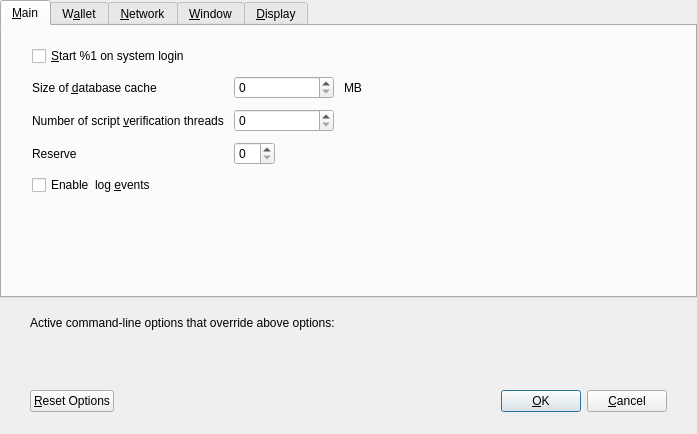
<?xml version="1.0" encoding="UTF-8"?>
<ui version="4.0">
 <class>OptionsDialog</class>
 <widget class="QDialog" name="OptionsDialog">
  <property name="geometry">
   <rect>
    <x>0</x>
    <y>0</y>
    <width>697</width>
    <height>434</height>
   </rect>
  </property>
  <property name="windowTitle">
   <string>Options</string>
  </property>
  <property name="modal">
   <bool>true</bool>
  </property>
  <layout class="QVBoxLayout" name="verticalLayout">
   <property name="leftMargin">
    <number>0</number>
   </property>
   <property name="topMargin">
    <number>0</number>
   </property>
   <property name="rightMargin">
    <number>0</number>
   </property>
   <property name="bottomMargin">
    <number>0</number>
   </property>
   <item>
    <layout class="QVBoxLayout" name="verticalLayout_3">
     <item>
      <widget class="QTabWidget" name="tabWidget">
       <property name="currentIndex">
        <number>0</number>
       </property>
       <widget class="QWidget" name="tabMain">
        <attribute name="title">
         <string>&amp;Main</string>
        </attribute>
        <layout class="QVBoxLayout" name="verticalLayout_Main">
         <property name="spacing">
          <number>10</number>
         </property>
         <property name="leftMargin">
          <number>30</number>
         </property>
         <property name="topMargin">
          <number>20</number>
         </property>
         <property name="rightMargin">
          <number>30</number>
         </property>
         <property name="bottomMargin">
          <number>20</number>
         </property>
         <item>
          <widget class="QCheckBox" name="bitcoinAtStartup">
           <property name="toolTip">
            <string>Automatically start %1 after logging in to the system.</string>
           </property>
           <property name="text">
            <string>&amp;Start %1 on system login</string>
           </property>
          </widget>
         </item>
         <item>
          <layout class="QGridLayout" name="gridLayout">
           <property name="verticalSpacing">
            <number>10</number>
           </property>
           <item row="1" column="0">
            <widget class="QLabel" name="databaseCacheLabel">
             <property name="text">
              <string>Size of &amp;database cache</string>
             </property>
             <property name="textFormat">
              <enum>Qt::PlainText</enum>
             </property>
             <property name="buddy">
              <cstring>databaseCache</cstring>
             </property>
            </widget>
           </item>
           <item row="3" column="1">
            <layout class="QHBoxLayout" name="horizontalLayoutReserveBalance">
             <item>
              <widget class="BitcoinAmountField" name="reserveBalance"/>
             </item>
             <item>
              <spacer name="horizontalSpacerReserveBalance">
               <property name="orientation">
                <enum>Qt::Horizontal</enum>
               </property>
               <property name="sizeHint" stdset="0">
                <size>
                 <width>40</width>
                 <height>20</height>
                </size>
               </property>
              </spacer>
             </item>
            </layout>
           </item>
           <item row="1" column="1">
            <layout class="QHBoxLayout" name="horizontalLayout_2_Main">
             <item>
              <widget class="QSpinBox" name="databaseCache">
               <property name="minimumSize">
                <size>
                 <width>100</width>
                 <height>0</height>
                </size>
               </property>
              </widget>
             </item>
             <item>
              <widget class="QLabel" name="databaseCacheUnitLabel">
               <property name="text">
                <string>MB</string>
               </property>
               <property name="textFormat">
                <enum>Qt::PlainText</enum>
               </property>
              </widget>
             </item>
             <item>
              <spacer name="horizontalSpacer_2_Main">
               <property name="orientation">
                <enum>Qt::Horizontal</enum>
               </property>
               <property name="sizeHint" stdset="0">
                <size>
                 <width>40</width>
                 <height>20</height>
                </size>
               </property>
              </spacer>
             </item>
            </layout>
           </item>
           <item row="3" column="0">
            <widget class="QLabel" name="reserveBalanceLabel">
             <property name="text">
              <string>Reserve</string>
             </property>
             <property name="textFormat">
              <enum>Qt::PlainText</enum>
             </property>
             <property name="buddy">
              <cstring>reserveBalance</cstring>
             </property>
            </widget>
           </item>
           <item row="2" column="0">
            <widget class="QLabel" name="threadsScriptVerifLabel">
             <property name="text">
              <string>Number of script &amp;verification threads</string>
             </property>
             <property name="textFormat">
              <enum>Qt::PlainText</enum>
             </property>
             <property name="buddy">
              <cstring>threadsScriptVerif</cstring>
             </property>
            </widget>
           </item>
           <item row="2" column="1">
            <layout class="QHBoxLayout" name="horizontalLayout_3_Main">
             <item>
              <widget class="QSpinBox" name="threadsScriptVerif">
               <property name="minimumSize">
                <size>
                 <width>100</width>
                 <height>0</height>
                </size>
               </property>
               <property name="toolTip">
                <string>(0 = auto, &lt;0 = leave that many cores free)</string>
               </property>
              </widget>
             </item>
             <item>
              <spacer name="horizontalSpacer_3_Main">
               <property name="orientation">
                <enum>Qt::Horizontal</enum>
               </property>
               <property name="sizeHint" stdset="0">
                <size>
                 <width>40</width>
                 <height>20</height>
                </size>
               </property>
              </spacer>
             </item>
            </layout>
           </item>
          </layout>
         </item>
         <item>
          <widget class="QCheckBox" name="logEvents">
           <property name="text">
            <string>Enable  log &amp;events</string>
           </property>
          </widget>
         </item>
         <item>
          <spacer name="verticalSpacer_Main">
           <property name="orientation">
            <enum>Qt::Vertical</enum>
           </property>
           <property name="sizeHint" stdset="0">
            <size>
             <width>20</width>
             <height>40</height>
            </size>
           </property>
          </spacer>
         </item>
        </layout>
       </widget>
       <widget class="QWidget" name="tabWallet">
        <attribute name="title">
         <string>W&amp;allet</string>
        </attribute>
        <layout class="QVBoxLayout" name="verticalLayout_Wallet">
         <property name="spacing">
          <number>10</number>
         </property>
         <property name="leftMargin">
          <number>30</number>
         </property>
         <property name="topMargin">
          <number>20</number>
         </property>
         <property name="rightMargin">
          <number>30</number>
         </property>
         <property name="bottomMargin">
          <number>20</number>
         </property>
         <item>
          <widget class="QGroupBox" name="groupBoxExpert">
           <property name="title">
            <string>Expert</string>
           </property>
           <layout class="QVBoxLayout" name="verticalLayout_2">
            <property name="spacing">
             <number>10</number>
            </property>
            <item>
             <widget class="QCheckBox" name="coinControlFeatures">
              <property name="toolTip">
               <string>Whether to show coin control features or not.</string>
              </property>
              <property name="text">
               <string>Enable coin &amp;control features</string>
              </property>
             </widget>
            </item>
            <item>
             <widget class="QCheckBox" name="spendZeroConfChange">
              <property name="toolTip">
               <string>If you disable the spending of unconfirmed change, the change from a transaction cannot be used until that transaction has at least one confirmation. This also affects how your balance is computed.</string>
              </property>
              <property name="text">
               <string>&amp;Spend unconfirmed change</string>
              </property>
             </widget>
            </item>
           </layout>
          </widget>
         </item>
         <item>
          <spacer name="verticalSpacer_Wallet">
           <property name="orientation">
            <enum>Qt::Vertical</enum>
           </property>
           <property name="sizeHint" stdset="0">
            <size>
             <width>20</width>
             <height>40</height>
            </size>
           </property>
          </spacer>
         </item>
        </layout>
       </widget>
       <widget class="QWidget" name="tabNetwork">
        <attribute name="title">
         <string>&amp;Network</string>
        </attribute>
        <layout class="QVBoxLayout" name="verticalLayout_Network">
         <property name="spacing">
          <number>10</number>
         </property>
         <property name="leftMargin">
          <number>30</number>
         </property>
         <property name="topMargin">
          <number>20</number>
         </property>
         <property name="rightMargin">
          <number>30</number>
         </property>
         <property name="bottomMargin">
          <number>20</number>
         </property>
         <item>
          <widget class="QCheckBox" name="mapPortUpnp">
           <property name="toolTip">
            <string>Automatically open the Qtum client port on the router. This only works when your router supports UPnP and it is enabled.</string>
           </property>
           <property name="text">
            <string>Map port using &amp;UPnP</string>
           </property>
          </widget>
         </item>
         <item>
          <widget class="QCheckBox" name="allowIncoming">
           <property name="toolTip">
            <string>Accept connections from outside</string>
           </property>
           <property name="text">
            <string>Allow incoming connections</string>
           </property>
          </widget>
         </item>
         <item>
          <widget class="QCheckBox" name="connectSocks">
           <property name="toolTip">
            <string>Connect to the Qtum network through a SOCKS5 proxy.</string>
           </property>
           <property name="text">
            <string>&amp;Connect through SOCKS5 proxy (default proxy):</string>
           </property>
          </widget>
         </item>
         <item>
          <layout class="QHBoxLayout" name="horizontalLayout_1_Network">
           <item>
            <widget class="QLabel" name="proxyIpLabel">
             <property name="text">
              <string>Proxy &amp;IP:</string>
             </property>
             <property name="textFormat">
              <enum>Qt::PlainText</enum>
             </property>
             <property name="buddy">
              <cstring>proxyIp</cstring>
             </property>
            </widget>
           </item>
           <item>
            <widget class="QValidatedLineEdit" name="proxyIp">
             <property name="minimumSize">
              <size>
               <width>140</width>
               <height>0</height>
              </size>
             </property>
             <property name="maximumSize">
              <size>
               <width>140</width>
               <height>16777215</height>
              </size>
             </property>
             <property name="toolTip">
              <string>IP address of the proxy (e.g. IPv4: 127.0.0.1 / IPv6: ::1)</string>
             </property>
            </widget>
           </item>
           <item>
            <widget class="QLabel" name="proxyPortLabel">
             <property name="text">
              <string>&amp;Port:</string>
             </property>
             <property name="textFormat">
              <enum>Qt::PlainText</enum>
             </property>
             <property name="buddy">
              <cstring>proxyPort</cstring>
             </property>
            </widget>
           </item>
           <item>
            <widget class="QLineEdit" name="proxyPort">
             <property name="minimumSize">
              <size>
               <width>55</width>
               <height>0</height>
              </size>
             </property>
             <property name="maximumSize">
              <size>
               <width>55</width>
               <height>16777215</height>
              </size>
             </property>
             <property name="toolTip">
              <string>Port of the proxy (e.g. 9050)</string>
             </property>
            </widget>
           </item>
           <item>
            <spacer name="horizontalSpacer_1_Network">
             <property name="orientation">
              <enum>Qt::Horizontal</enum>
             </property>
             <property name="sizeHint" stdset="0">
              <size>
               <width>40</width>
               <height>20</height>
              </size>
             </property>
            </spacer>
           </item>
          </layout>
         </item>
         <item>
          <layout class="QHBoxLayout" name="horizontalLayout_2_Network">
           <item>
            <widget class="QLabel" name="proxyActiveNets">
             <property name="text">
              <string>Used for reaching peers via:</string>
             </property>
             <property name="textFormat">
              <enum>Qt::PlainText</enum>
             </property>
            </widget>
           </item>
           <item>
            <widget class="QCheckBox" name="proxyReachIPv4">
             <property name="enabled">
              <bool>false</bool>
             </property>
             <property name="toolTip">
              <string>Shows, if the supplied default SOCKS5 proxy is used to reach peers via this network type.</string>
             </property>
             <property name="text">
              <string/>
             </property>
            </widget>
           </item>
           <item>
            <widget class="QLabel" name="proxyReachIPv4Label">
             <property name="text">
              <string>IPv4</string>
             </property>
             <property name="textFormat">
              <enum>Qt::PlainText</enum>
             </property>
            </widget>
           </item>
           <item>
            <widget class="QCheckBox" name="proxyReachIPv6">
             <property name="enabled">
              <bool>false</bool>
             </property>
             <property name="toolTip">
              <string>Shows, if the supplied default SOCKS5 proxy is used to reach peers via this network type.</string>
             </property>
             <property name="text">
              <string/>
             </property>
            </widget>
           </item>
           <item>
            <widget class="QLabel" name="proxyReachIPv6Label">
             <property name="text">
              <string>IPv6</string>
             </property>
             <property name="textFormat">
              <enum>Qt::PlainText</enum>
             </property>
            </widget>
           </item>
           <item>
            <widget class="QCheckBox" name="proxyReachTor">
             <property name="enabled">
              <bool>false</bool>
             </property>
             <property name="toolTip">
              <string>Shows, if the supplied default SOCKS5 proxy is used to reach peers via this network type.</string>
             </property>
             <property name="text">
              <string/>
             </property>
            </widget>
           </item>
           <item>
            <widget class="QLabel" name="proxyReachTorLabel">
             <property name="text">
              <string>Tor</string>
             </property>
             <property name="textFormat">
              <enum>Qt::PlainText</enum>
             </property>
            </widget>
           </item>
           <item>
            <spacer name="horizontalSpacer_2_Network">
             <property name="orientation">
              <enum>Qt::Horizontal</enum>
             </property>
             <property name="sizeHint" stdset="0">
              <size>
               <width>40</width>
               <height>20</height>
              </size>
             </property>
            </spacer>
           </item>
          </layout>
         </item>
         <item>
          <widget class="QCheckBox" name="connectSocksTor">
           <property name="toolTip">
            <string>Connect to the Qtum network through a separate SOCKS5 proxy for Tor hidden services.</string>
           </property>
           <property name="text">
            <string>Use separate SOCKS5 proxy to reach peers via Tor hidden services:</string>
           </property>
          </widget>
         </item>
         <item>
          <layout class="QHBoxLayout" name="horizontalLayout_3_Network">
           <item>
            <widget class="QLabel" name="proxyIpTorLabel">
             <property name="text">
              <string>Proxy &amp;IP:</string>
             </property>
             <property name="textFormat">
              <enum>Qt::PlainText</enum>
             </property>
             <property name="buddy">
              <cstring>proxyIpTor</cstring>
             </property>
            </widget>
           </item>
           <item>
            <widget class="QValidatedLineEdit" name="proxyIpTor">
             <property name="minimumSize">
              <size>
               <width>140</width>
               <height>0</height>
              </size>
             </property>
             <property name="maximumSize">
              <size>
               <width>140</width>
               <height>16777215</height>
              </size>
             </property>
             <property name="toolTip">
              <string>IP address of the proxy (e.g. IPv4: 127.0.0.1 / IPv6: ::1)</string>
             </property>
            </widget>
           </item>
           <item>
            <widget class="QLabel" name="proxyPortTorLabel">
             <property name="text">
              <string>&amp;Port:</string>
             </property>
             <property name="textFormat">
              <enum>Qt::PlainText</enum>
             </property>
             <property name="buddy">
              <cstring>proxyPortTor</cstring>
             </property>
            </widget>
           </item>
           <item>
            <widget class="QLineEdit" name="proxyPortTor">
             <property name="minimumSize">
              <size>
               <width>55</width>
               <height>0</height>
              </size>
             </property>
             <property name="maximumSize">
              <size>
               <width>55</width>
               <height>16777215</height>
              </size>
             </property>
             <property name="toolTip">
              <string>Port of the proxy (e.g. 9050)</string>
             </property>
            </widget>
           </item>
           <item>
            <spacer name="horizontalSpacer_4_Network">
             <property name="orientation">
              <enum>Qt::Horizontal</enum>
             </property>
             <property name="sizeHint" stdset="0">
              <size>
               <width>40</width>
               <height>20</height>
              </size>
             </property>
            </spacer>
           </item>
          </layout>
         </item>
         <item>
          <spacer name="verticalSpacer_Network">
           <property name="orientation">
            <enum>Qt::Vertical</enum>
           </property>
           <property name="sizeHint" stdset="0">
            <size>
             <width>20</width>
             <height>40</height>
            </size>
           </property>
          </spacer>
         </item>
        </layout>
       </widget>
       <widget class="QWidget" name="tabWindow">
        <attribute name="title">
         <string>&amp;Window</string>
        </attribute>
        <layout class="QVBoxLayout" name="verticalLayout_Window">
         <property name="spacing">
          <number>10</number>
         </property>
         <property name="leftMargin">
          <number>30</number>
         </property>
         <property name="topMargin">
          <number>20</number>
         </property>
         <property name="rightMargin">
          <number>30</number>
         </property>
         <property name="bottomMargin">
          <number>20</number>
         </property>
         <item>
          <widget class="QCheckBox" name="hideTrayIcon">
           <property name="toolTip">
            <string>&amp;Hide the icon from the system tray.</string>
           </property>
           <property name="text">
            <string>Hide tray icon</string>
           </property>
          </widget>
         </item>
         <item>
          <widget class="QCheckBox" name="minimizeToTray">
           <property name="toolTip">
            <string>Show only a tray icon after minimizing the window.</string>
           </property>
           <property name="text">
            <string>&amp;Minimize to the tray instead of the taskbar</string>
           </property>
          </widget>
         </item>
         <item>
          <widget class="QCheckBox" name="minimizeOnClose">
           <property name="toolTip">
            <string>Minimize instead of exit the application when the window is closed. When this option is enabled, the application will be closed only after selecting Exit in the menu.</string>
           </property>
           <property name="text">
            <string>M&amp;inimize on close</string>
           </property>
          </widget>
         </item>
         <item>
          <spacer name="verticalSpacer_Window">
           <property name="orientation">
            <enum>Qt::Vertical</enum>
           </property>
           <property name="sizeHint" stdset="0">
            <size>
             <width>20</width>
             <height>40</height>
            </size>
           </property>
          </spacer>
         </item>
        </layout>
       </widget>
       <widget class="QWidget" name="tabDisplay">
        <attribute name="title">
         <string>&amp;Display</string>
        </attribute>
        <layout class="QVBoxLayout" name="verticalLayout_Display">
         <property name="spacing">
          <number>10</number>
         </property>
         <property name="leftMargin">
          <number>30</number>
         </property>
         <property name="topMargin">
          <number>20</number>
         </property>
         <property name="rightMargin">
          <number>30</number>
         </property>
         <property name="bottomMargin">
          <number>20</number>
         </property>
         <item>
          <layout class="QGridLayout" name="gridLayout_2">
           <property name="verticalSpacing">
            <number>10</number>
           </property>
           <item row="0" column="1">
            <widget class="QValueComboBox" name="lang">
             <property name="toolTip">
              <string>The user interface language can be set here. This setting will take effect after restarting %1.</string>
             </property>
            </widget>
           </item>
           <item row="1" column="1">
            <widget class="QValueComboBox" name="unit">
             <property name="toolTip">
              <string>Choose the default subdivision unit to show in the interface and when sending coins.</string>
             </property>
            </widget>
           </item>
           <item row="0" column="0">
            <widget class="QLabel" name="langLabel">
             <property name="text">
              <string>User Interface &amp;language:</string>
             </property>
             <property name="textFormat">
              <enum>Qt::PlainText</enum>
             </property>
             <property name="buddy">
              <cstring>lang</cstring>
             </property>
            </widget>
           </item>
           <item row="1" column="0">
            <widget class="QLabel" name="unitLabel">
             <property name="text">
              <string>&amp;Unit to show amounts in:</string>
             </property>
             <property name="textFormat">
              <enum>Qt::PlainText</enum>
             </property>
             <property name="buddy">
              <cstring>unit</cstring>
             </property>
            </widget>
           </item>
           <item row="2" column="0">
            <widget class="QLabel" name="thirdPartyTxUrlsLabel">
             <property name="toolTip">
              <string>Third party URLs (e.g. a block explorer) that appear in the transactions tab as context menu items. %s in the URL is replaced by transaction hash. Multiple URLs are separated by vertical bar |.</string>
             </property>
             <property name="text">
              <string>Third party transaction URLs</string>
             </property>
             <property name="buddy">
              <cstring>thirdPartyTxUrls</cstring>
             </property>
            </widget>
           </item>
           <item row="2" column="1">
            <widget class="QLineEdit" name="thirdPartyTxUrls">
             <property name="toolTip">
              <string>Third party URLs (e.g. a block explorer) that appear in the transactions tab as context menu items. %s in the URL is replaced by transaction hash. Multiple URLs are separated by vertical bar |.</string>
             </property>
            </widget>
           </item>
          </layout>
         </item>
         <item>
          <spacer name="verticalSpacer_Display">
           <property name="orientation">
            <enum>Qt::Vertical</enum>
           </property>
           <property name="sizeHint" stdset="0">
            <size>
             <width>20</width>
             <height>40</height>
            </size>
           </property>
          </spacer>
         </item>
        </layout>
       </widget>
      </widget>
     </item>
     <item>
      <widget class="QFrame" name="frame">
       <layout class="QVBoxLayout" name="verticalLayout_Bottom">
        <property name="leftMargin">
         <number>30</number>
        </property>
        <property name="rightMargin">
         <number>30</number>
        </property>
        <item>
         <layout class="QHBoxLayout" name="horizontalLayout_Bottom">
          <item>
           <widget class="QLabel" name="overriddenByCommandLineInfoLabel">
            <property name="text">
             <string>Active command-line options that override above options:</string>
            </property>
            <property name="textFormat">
             <enum>Qt::PlainText</enum>
            </property>
           </widget>
          </item>
          <item>
           <spacer name="horizontalSpacer_Bottom">
            <property name="orientation">
             <enum>Qt::Horizontal</enum>
            </property>
            <property name="sizeHint" stdset="0">
             <size>
              <width>40</width>
              <height>20</height>
             </size>
            </property>
           </spacer>
          </item>
         </layout>
        </item>
        <item>
         <widget class="QLabel" name="overriddenByCommandLineLabel">
          <property name="text">
           <string/>
          </property>
          <property name="textFormat">
           <enum>Qt::PlainText</enum>
          </property>
          <property name="wordWrap">
           <bool>true</bool>
          </property>
         </widget>
        </item>
       </layout>
      </widget>
     </item>
    </layout>
   </item>
   <item>
    <widget class="QWidget" name="buttonsContainerWhite" native="true">
     <layout class="QHBoxLayout" name="horizontalLayout">
      <property name="leftMargin">
       <number>30</number>
      </property>
      <property name="rightMargin">
       <number>30</number>
      </property>
      <item>
       <widget class="QPushButton" name="resetButton">
        <property name="toolTip">
         <string>Reset all client options to default.</string>
        </property>
        <property name="text">
         <string>&amp;Reset Options</string>
        </property>
        <property name="autoDefault">
         <bool>false</bool>
        </property>
       </widget>
      </item>
      <item>
       <spacer name="horizontalSpacer_1">
        <property name="orientation">
         <enum>Qt::Horizontal</enum>
        </property>
        <property name="sizeHint" stdset="0">
         <size>
          <width>40</width>
          <height>48</height>
         </size>
        </property>
       </spacer>
      </item>
      <item>
       <widget class="QLabel" name="statusLabel">
        <property name="minimumSize">
         <size>
          <width>200</width>
          <height>0</height>
         </size>
        </property>
        <property name="font">
         <font>
          <weight>75</weight>
          <bold>true</bold>
         </font>
        </property>
        <property name="text">
         <string/>
        </property>
        <property name="textFormat">
         <enum>Qt::PlainText</enum>
        </property>
        <property name="wordWrap">
         <bool>true</bool>
        </property>
       </widget>
      </item>
      <item>
       <spacer name="horizontalSpacer_2">
        <property name="orientation">
         <enum>Qt::Horizontal</enum>
        </property>
        <property name="sizeHint" stdset="0">
         <size>
          <width>40</width>
          <height>48</height>
         </size>
        </property>
       </spacer>
      </item>
      <item>
       <widget class="QPushButton" name="okButton">
        <property name="text">
         <string>&amp;OK</string>
        </property>
        <property name="autoDefault">
         <bool>false</bool>
        </property>
        <property name="default">
         <bool>true</bool>
        </property>
       </widget>
      </item>
      <item>
       <widget class="QPushButton" name="cancelButton">
        <property name="text">
         <string>&amp;Cancel</string>
        </property>
        <property name="autoDefault">
         <bool>false</bool>
        </property>
       </widget>
      </item>
     </layout>
    </widget>
   </item>
  </layout>
 </widget>
 <customwidgets>
  <customwidget>
   <class>QValidatedLineEdit</class>
   <extends>QLineEdit</extends>
   <header>qvalidatedlineedit.h</header>
  </customwidget>
  <customwidget>
   <class>BitcoinAmountField</class>
   <extends>QSpinBox</extends>
   <header>bitcoinamountfield.h</header>
  </customwidget>
  <customwidget>
   <class>QValueComboBox</class>
   <extends>QComboBox</extends>
   <header>qvaluecombobox.h</header>
  </customwidget>
 </customwidgets>
 <resources/>
 <connections/>
</ui>
